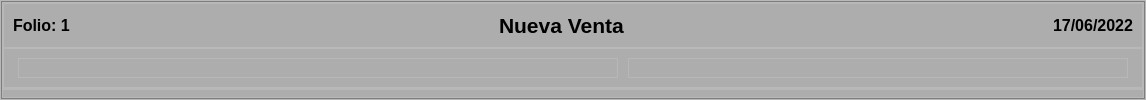
            <widget class="QWidget" name="pageVenta">
             <property name="styleSheet">
              <string notr="true">QFrame#fondo_2{
	border-image: url(:/img/aguacate.jpg);
}
QFrame#sombra_2{
	background-color: rgba(0,0,0,70);
}</string>
             </property>
             <layout class="QVBoxLayout" name="verticalLayout_5">
              <property name="spacing">
               <number>0</number>
              </property>
              <property name="leftMargin">
               <number>0</number>
              </property>
              <property name="topMargin">
               <number>0</number>
              </property>
              <property name="rightMargin">
               <number>0</number>
              </property>
              <property name="bottomMargin">
               <number>0</number>
              </property>
              <item>
               <widget class="QFrame" name="fondo_2">
                <property name="frameShape">
                 <enum>QFrame::StyledPanel</enum>
                </property>
                <property name="frameShadow">
                 <enum>QFrame::Raised</enum>
                </property>
                <layout class="QVBoxLayout" name="verticalLayout_19">
                 <property name="spacing">
                  <number>0</number>
                 </property>
                 <property name="leftMargin">
                  <number>0</number>
                 </property>
                 <property name="topMargin">
                  <number>0</number>
                 </property>
                 <property name="rightMargin">
                  <number>0</number>
                 </property>
                 <property name="bottomMargin">
                  <number>0</number>
                 </property>
                 <item>
                  <widget class="QFrame" name="sombra_2">
                   <property name="styleSheet">
                    <string notr="true"/>
                   </property>
                   <property name="frameShape">
                    <enum>QFrame::StyledPanel</enum>
                   </property>
                   <property name="frameShadow">
                    <enum>QFrame::Raised</enum>
                   </property>
                   <layout class="QVBoxLayout" name="verticalLayout_33">
                    <property name="spacing">
                     <number>0</number>
                    </property>
                    <property name="leftMargin">
                     <number>0</number>
                    </property>
                    <property name="topMargin">
                     <number>0</number>
                    </property>
                    <property name="rightMargin">
                     <number>0</number>
                    </property>
                    <property name="bottomMargin">
                     <number>0</number>
                    </property>
                    <item>
                     <widget class="QFrame" name="frame_3">
                      <property name="frameShape">
                       <enum>QFrame::StyledPanel</enum>
                      </property>
                      <property name="frameShadow">
                       <enum>QFrame::Raised</enum>
                      </property>
                      <layout class="QVBoxLayout" name="verticalLayout_34">
                       <property name="spacing">
                        <number>0</number>
                       </property>
                       <property name="leftMargin">
                        <number>0</number>
                       </property>
                       <property name="topMargin">
                        <number>0</number>
                       </property>
                       <property name="rightMargin">
                        <number>0</number>
                       </property>
                       <property name="bottomMargin">
                        <number>0</number>
                       </property>
                       <item>
                        <widget class="QFrame" name="frame_5">
                         <property name="minimumSize">
                          <size>
                           <width>0</width>
                           <height>0</height>
                          </size>
                         </property>
                         <property name="maximumSize">
                          <size>
                           <width>16777215</width>
                           <height>60</height>
                          </size>
                         </property>
                         <property name="frameShape">
                          <enum>QFrame::StyledPanel</enum>
                         </property>
                         <property name="frameShadow">
                          <enum>QFrame::Raised</enum>
                         </property>
                         <layout class="QHBoxLayout" name="horizontalLayout_5">
                          <item>
                           <widget class="QLabel" name="label_19">
                            <property name="font">
                             <font>
                              <pointsize>12</pointsize>
                              <weight>75</weight>
                              <bold>true</bold>
                             </font>
                            </property>
                            <property name="text">
                             <string>Folio: 1</string>
                            </property>
                           </widget>
                          </item>
                          <item>
                           <spacer name="horizontalSpacer_6">
                            <property name="orientation">
                             <enum>Qt::Horizontal</enum>
                            </property>
                            <property name="sizeHint" stdset="0">
                             <size>
                              <width>372</width>
                              <height>20</height>
                             </size>
                            </property>
                           </spacer>
                          </item>
                          <item>
                           <widget class="QLabel" name="label_20">
                            <property name="font">
                             <font>
                              <pointsize>16</pointsize>
                              <weight>75</weight>
                              <bold>true</bold>
                             </font>
                            </property>
                            <property name="text">
                             <string>Nueva Venta</string>
                            </property>
                           </widget>
                          </item>
                          <item>
                           <spacer name="horizontalSpacer_7">
                            <property name="orientation">
                             <enum>Qt::Horizontal</enum>
                            </property>
                            <property name="sizeHint" stdset="0">
                             <size>
                              <width>371</width>
                              <height>20</height>
                             </size>
                            </property>
                           </spacer>
                          </item>
                          <item>
                           <widget class="QLabel" name="label_21">
                            <property name="font">
                             <font>
                              <pointsize>12</pointsize>
                              <weight>75</weight>
                              <bold>true</bold>
                             </font>
                            </property>
                            <property name="text">
                             <string>17/06/2022</string>
                            </property>
                           </widget>
                          </item>
                         </layout>
                        </widget>
                       </item>
                       <item>
                        <widget class="QFrame" name="frame_6">
                         <property name="frameShape">
                          <enum>QFrame::StyledPanel</enum>
                         </property>
                         <property name="frameShadow">
                          <enum>QFrame::Raised</enum>
                         </property>
                         <layout class="QHBoxLayout" name="horizontalLayout_6">
                          <item>
                           <spacer name="horizontalSpacer_8">
                            <property name="orientation">
                             <enum>Qt::Horizontal</enum>
                            </property>
                            <property name="sizeHint" stdset="0">
                             <size>
                              <width>5</width>
                              <height>20</height>
                             </size>
                            </property>
                           </spacer>
                          </item>
                          <item>
                           <widget class="QFrame" name="frame_7">
                            <property name="minimumSize">
                             <size>
                              <width>600</width>
                              <height>0</height>
                             </size>
                            </property>
                            <property name="maximumSize">
                             <size>
                              <width>16777215</width>
                              <height>16777215</height>
                             </size>
                            </property>
                            <property name="frameShape">
                             <enum>QFrame::StyledPanel</enum>
                            </property>
                            <property name="frameShadow">
                             <enum>QFrame::Raised</enum>
                            </property>
                            <layout class="QHBoxLayout" name="horizontalLayout_7">
                             <item>
                              <widget class="QFrame" name="frame_9">
                               <property name="frameShape">
                                <enum>QFrame::StyledPanel</enum>
                               </property>
                               <property name="frameShadow">
                                <enum>QFrame::Raised</enum>
                               </property>
                               <widget class="QLabel" name="label_22">
                                <property name="geometry">
                                 <rect>
                                  <x>20</x>
                                  <y>60</y>
                                  <width>131</width>
                                  <height>16</height>
                                 </rect>
                                </property>
                                <property name="text">
                                 <string>Nombre del producto</string>
                                </property>
                               </widget>
                               <widget class="QLabel" name="label_23">
                                <property name="geometry">
                                 <rect>
                                  <x>20</x>
                                  <y>130</y>
                                  <width>121</width>
                                  <height>16</height>
                                 </rect>
                                </property>
                                <property name="text">
                                 <string>Precio del producto: </string>
                                </property>
                               </widget>
                               <widget class="QLabel" name="label_24">
                                <property name="geometry">
                                 <rect>
                                  <x>20</x>
                                  <y>210</y>
                                  <width>81</width>
                                  <height>16</height>
                                 </rect>
                                </property>
                                <property name="text">
                                 <string>Marca: </string>
                                </property>
                               </widget>
                               <widget class="QLabel" name="label_25">
                                <property name="geometry">
                                 <rect>
                                  <x>20</x>
                                  <y>300</y>
                                  <width>55</width>
                                  <height>16</height>
                                 </rect>
                                </property>
                                <property name="text">
                                 <string>Cantidad</string>
                                </property>
                               </widget>
                              </widget>
                             </item>
                             <item>
                              <widget class="QFrame" name="frame_10">
                               <property name="frameShape">
                                <enum>QFrame::StyledPanel</enum>
                               </property>
                               <property name="frameShadow">
                                <enum>QFrame::Raised</enum>
                               </property>
                               <widget class="QLineEdit" name="lineEdit">
                                <property name="geometry">
                                 <rect>
                                  <x>30</x>
                                  <y>70</y>
                                  <width>113</width>
                                  <height>22</height>
                                 </rect>
                                </property>
                               </widget>
                               <widget class="QLineEdit" name="lineEdit_2">
                                <property name="geometry">
                                 <rect>
                                  <x>30</x>
                                  <y>150</y>
                                  <width>113</width>
                                  <height>22</height>
                                 </rect>
                                </property>
                               </widget>
                               <widget class="QLineEdit" name="lineEdit_3">
                                <property name="geometry">
                                 <rect>
                                  <x>20</x>
                                  <y>240</y>
                                  <width>113</width>
                                  <height>22</height>
                                 </rect>
                                </property>
                               </widget>
                               <widget class="QLineEdit" name="lineEdit_4">
                                <property name="geometry">
                                 <rect>
                                  <x>20</x>
                                  <y>320</y>
                                  <width>113</width>
                                  <height>22</height>
                                 </rect>
                                </property>
                               </widget>
                              </widget>
                             </item>
                             <item>
                              <widget class="QFrame" name="frame_11">
                               <property name="frameShape">
                                <enum>QFrame::StyledPanel</enum>
                               </property>
                               <property name="frameShadow">
                                <enum>QFrame::Raised</enum>
                               </property>
                               <widget class="QPushButton" name="pushButton_13">
                                <property name="geometry">
                                 <rect>
                                  <x>30</x>
                                  <y>50</y>
                                  <width>121</width>
                                  <height>41</height>
                                 </rect>
                                </property>
                                <property name="font">
                                 <font>
                                  <family>MS Sans Serif</family>
                                  <pointsize>10</pointsize>
                                  <weight>75</weight>
                                  <bold>true</bold>
                                 </font>
                                </property>
                                <property name="styleSheet">
                                 <string notr="true">background-color: rgb(70, 60, 190);
border-radius: 15px;
color: rgb(255,255,255);</string>
                                </property>
                                <property name="text">
                                 <string>Buscar</string>
                                </property>
                               </widget>
                               <widget class="QPushButton" name="pushButton_14">
                                <property name="geometry">
                                 <rect>
                                  <x>30</x>
                                  <y>190</y>
                                  <width>121</width>
                                  <height>41</height>
                                 </rect>
                                </property>
                                <property name="font">
                                 <font>
                                  <family>MS Sans Serif</family>
                                  <pointsize>10</pointsize>
                                  <weight>75</weight>
                                  <bold>true</bold>
                                 </font>
                                </property>
                                <property name="styleSheet">
                                 <string notr="true">background-color: rgb(144, 33, 163);
color: rgb(255,255,255);
border-radius:15px;</string>
                                </property>
                                <property name="text">
                                 <string>Agregar</string>
                                </property>
                               </widget>
                              </widget>
                             </item>
                            </layout>
                           </widget>
                          </item>
                          <item>
                           <spacer name="horizontalSpacer_9">
                            <property name="orientation">
                             <enum>Qt::Horizontal</enum>
                            </property>
                            <property name="sizeHint" stdset="0">
                             <size>
                              <width>4</width>
                              <height>20</height>
                             </size>
                            </property>
                           </spacer>
                          </item>
                          <item>
                           <widget class="QFrame" name="frame_8">
                            <property name="minimumSize">
                             <size>
                              <width>500</width>
                              <height>0</height>
                             </size>
                            </property>
                            <property name="frameShape">
                             <enum>QFrame::StyledPanel</enum>
                            </property>
                            <property name="frameShadow">
                             <enum>QFrame::Raised</enum>
                            </property>
                            <layout class="QHBoxLayout" name="horizontalLayout_8">
                             <item>
                              <widget class="QFrame" name="frame_12">
                               <property name="frameShape">
                                <enum>QFrame::StyledPanel</enum>
                               </property>
                               <property name="frameShadow">
                                <enum>QFrame::Raised</enum>
                               </property>
                               <widget class="QLabel" name="label_26">
                                <property name="geometry">
                                 <rect>
                                  <x>20</x>
                                  <y>40</y>
                                  <width>55</width>
                                  <height>16</height>
                                 </rect>
                                </property>
                                <property name="text">
                                 <string>TextLabel</string>
                                </property>
                               </widget>
                               <widget class="QLabel" name="label_27">
                                <property name="geometry">
                                 <rect>
                                  <x>20</x>
                                  <y>90</y>
                                  <width>55</width>
                                  <height>16</height>
                                 </rect>
                                </property>
                                <property name="text">
                                 <string>TextLabel</string>
                                </property>
                               </widget>
                               <widget class="QLabel" name="label_28">
                                <property name="geometry">
                                 <rect>
                                  <x>30</x>
                                  <y>200</y>
                                  <width>55</width>
                                  <height>16</height>
                                 </rect>
                                </property>
                                <property name="text">
                                 <string>TextLabel</string>
                                </property>
                               </widget>
                              </widget>
                             </item>
                             <item>
                              <widget class="QFrame" name="frame_13">
                               <property name="frameShape">
                                <enum>QFrame::StyledPanel</enum>
                               </property>
                               <property name="frameShadow">
                                <enum>QFrame::Raised</enum>
                               </property>
                               <widget class="QLineEdit" name="lineEdit_5">
                                <property name="geometry">
                                 <rect>
                                  <x>30</x>
                                  <y>30</y>
                                  <width>113</width>
                                  <height>22</height>
                                 </rect>
                                </property>
                               </widget>
                               <widget class="QLineEdit" name="lineEdit_6">
                                <property name="geometry">
                                 <rect>
                                  <x>70</x>
                                  <y>120</y>
                                  <width>113</width>
                                  <height>22</height>
                                 </rect>
                                </property>
                               </widget>
                               <widget class="QTextEdit" name="textEdit">
                                <property name="geometry">
                                 <rect>
                                  <x>10</x>
                                  <y>200</y>
                                  <width>191</width>
                                  <height>87</height>
                                 </rect>
                                </property>
                               </widget>
                              </widget>
                             </item>
                            </layout>
                           </widget>
                          </item>
                          <item>
                           <spacer name="horizontalSpacer_10">
                            <property name="orientation">
                             <enum>Qt::Horizontal</enum>
                            </property>
                            <property name="sizeHint" stdset="0">
                             <size>
                              <width>5</width>
                              <height>20</height>
                             </size>
                            </property>
                           </spacer>
                          </item>
                         </layout>
                        </widget>
                       </item>
                      </layout>
                     </widget>
                    </item>
                    <item>
                     <widget class="QFrame" name="frame_4">
                      <property name="frameShape">
                       <enum>QFrame::StyledPanel</enum>
                      </property>
                      <property name="frameShadow">
                       <enum>QFrame::Raised</enum>
                      </property>
                     </widget>
                    </item>
                   </layout>
                  </widget>
                 </item>
                </layout>
               </widget>
              </item>
             </layout>
            </widget>
